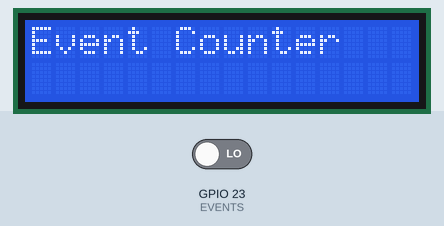
Bench run of a sketch on a simulated ESP32. Parts: 16×2 character LCD. The test bench sets the inputs (shaded band); at power-on: GPIO 23 (EVENTS) LOW.

Above: at 0.15 s.
At 1.2 s:
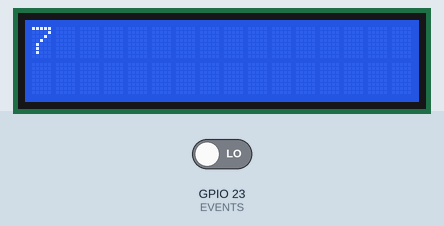
1.3 s: GPIO 23 (EVENTS) driven HIGH
2.8 s: GPIO 23 (EVENTS) driven LOW
At 3.03 s:
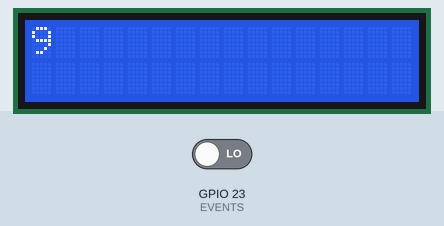
Timing chart, 0 to 5.8 s (numbered marks = the images above; inputs shaded):
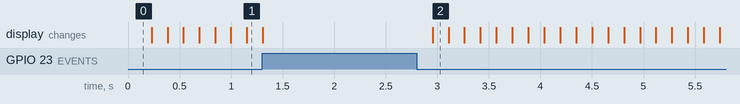

Measured:
- after the input at 2.8 s, the display: changes after 0.15 s (image 2)

The sketch:

LCDCounter.ino
```cpp
/*************************************************************
 *                     LCD EVENT COUNTER
 *                     =================
 *
 * This is an event counter program with an LCD. Events are
 * assumed to occur on GPIO port 23 where an event is the HIGH
 * to LOW transition of this pin. In this project events are
 * simulated using a push-button switch connected to GPIO23 and
 * pulled high. An I2C LCD is connected to the ESP32 Devkitc.
 *
 * File:   LCDCounter
 * Date:   July 2017
 * Author: Dogan Ibrahim
 *************************************************************/
#define EVENTS 23
#include <Wire.h>
#include <LiquidCrystal_I2C.h>
int Count = 0;
char Res[4];

//
// Set the LCD address to 0x27 and the configuration to
// 16 chars and 2 rows display. Also configure port 23 as
// an input
//
LiquidCrystal_I2C lcd(0x27, 16, 2);       // LCD address 0x27

void setup()
{
  pinMode(EVENTS, INPUT);
	lcd.begin();                            // Initialize LCD
	lcd.backlight();                        // Turn ON backlight
	lcd.print("Event Counter");             // Display Text
}


void loop()
{
  while(digitalRead(EVENTS) == 1);        // Wait until event
  delay(150);                             // Contact debounce
  lcd.clear();                            // Clear LCD
  Count++;                                // Incement Count
  snprintf(Res, 4, "%d", Count);          // Convert to string
  lcd.print(Res);                         // Display on LCD
}
```
